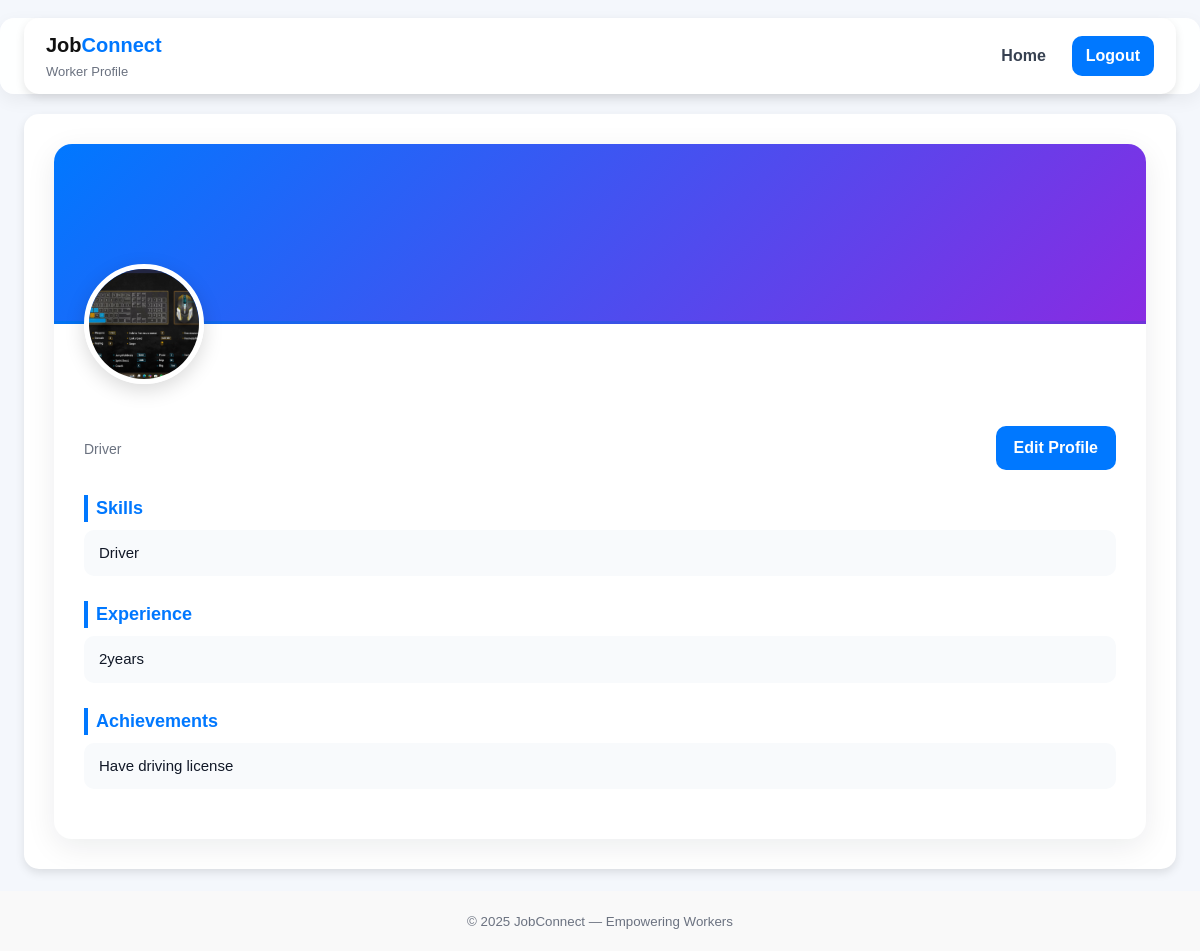
The app's page /worker_profile/5 with its own data.
### tables this page shows
CREATE TABLE worker_profiles (
    id INTEGER PRIMARY KEY AUTOINCREMENT,
    worker_id INTEGER NOT NULL,
    skills TEXT,
    experience TEXT,
    achievements TEXT,
    contact TEXT,
    resume_path TEXT,
    profile_photo TEXT,
    FOREIGN KEY (worker_id) REFERENCES users (id)
);

### app.py (the view)
@app.route('/worker_profile/<int:user_id>')
def worker_profile(user_id):
    with get_conn() as conn:
        profile = conn.execute("SELECT * FROM worker_profiles WHERE worker_id=?", (user_id,)).fetchone()
    if profile:
        return render_template('worker_profile.html', profile=profile)
    else:
        return redirect(url_for('edit_worker_profile', user_id=user_id))

### app.py (called while the page is built)
def get_conn():
    conn = sqlite3.connect(DB_PATH, timeout=10)
    conn.row_factory = sqlite3.Row
    return conn

### templates/worker_profile.html (shortened to what this page needs)
<!DOCTYPE html>
<html lang="en">
<head>
  <link rel="stylesheet" href="{{ url_for('static', filename='css/style.css') }}">
</head>
<body>
  <header class="topbar">
    <div class="container">
      <div class="brand">
        <div class="logo">Job<span>Connect</span></div>
        <div class="subtitle">Worker Profile</div>
      </div>
      <nav class="nav">
        <a href="{{ url_for('worker') }}" class="nav-link">Home</a>
        <a href="{{ url_for('logout') }}" class="nav-cta">Logout</a>
      </nav>
    </div>
  </header>
  <main class="container profile-wrapper">
    <div class="profile-box">
      <div class="profile-banner"></div>
      <div class="profile-photo-wrapper">
        {% if profile and profile['profile_photo'] %}
          <img src="{{ url_for('uploaded_profile', filename=profile['profile_photo']) }}"
               class="profile-photo">
        {% else %}
          <img src="{{ url_for('static', filename='images/user.png') }}" class="profile-photo">
        {% endif %}
      </div>
      <div class="profile-content">
        <div class="profile-header">
          <div class="info">
            <p class="tagline">
              {{ profile['skills'] if profile and profile['skills'] else 'No skills added yet' }}
            </p>
          </div>
          <a href="{{ url_for('edit_worker_profile') }}" class="btn primary">Edit Profile</a>
        </div>
        <section class="profile-section">
          <h3>Skills</h3>
          <p>{{ profile['skills'] if profile and profile['skills'] else 'Add your skills here...' }}</p>
        </section>
        <section class="profile-section">
          <h3>Experience</h3>
          <p>{{ profile['experience'] if profile and profile['experience'] else 'Add your experience...' }}</p>
        </section>
        <section class="profile-section">
          <h3>Achievements</h3>
          <p>{{ profile['achievements'] if profile and profile['achievements'] else 'Add your achievements...' }}</p>
        </section>
      </div>
    </div>
  </main>
  <footer class="footer">
    <small>© 2025 JobConnect — Empowering Workers</small>
  </footer>
</body>
</html>

### static/css/style.css (style rules this page uses)
* { margin: 0; padding: 0; box-sizing: border-box; font-family: "Poppins", sans-serif; }
body { background: #f4f7fc; color: #333; }
.container { max-width: 900px; margin: 40px auto; background: white; padding: 30px; border-radius: 15px; box-shadow: 0 4px 10px rgba(0,0,0,0.1); }
.logo { font-weight: 700; font-size: 1.5rem; }
.logo span { color: #0078ff; }
footer { text-align: center; padding: 25px; background: #f9f9f9; color: #555; margin-top: 40px; }
:root { --bg: #f4f7fc; --card: #fff; --muted: #6b7280; --accent: #0078ff; --accent-2: #1aa261; --shadow: 0 8px 30px rgba(16,24,40,0.08); --radius-lg: 14px; --radius-md: 10px; --container: 1200px; }
* { box-sizing:border-box;margin:0;padding:0 }
html,body { height:100% }
body { font-family: "Inter", "Poppins", system-ui, -apple-system, "Segoe UI", Roboto, "Helvetica Neue", Arial; background: var(--bg); color: #111827; -webkit-font-smoothing:antialiased; -moz-osx-font-smoothing:grayscale; line-height:1.5; }
.container { width: 96%; max-width: var(--container); margin: 0 auto; }
.topbar { background: rgba(255,255,255,0.9); backdrop-filter: blur(6px); border-radius: 14px; margin: 18px auto; box-shadow: 0 6px 18px rgba(2,6,23,0.06); }
.topbar .container { display:flex; align-items:center; gap:20px; padding: 12px 22px; }
.brand { display:flex;flex-direction:column;gap:2px }
.logo { font-weight:700;font-size:20px;color:#111 }
.logo span { color:var(--accent) }
.subtitle { font-size:13px;color:var(--muted) }
.nav { margin-left:auto;display:flex;gap:14px;align-items:center }
.nav-link { color:#374151;text-decoration:none;padding:8px 12px;border-radius:8px;font-weight:600 }
.nav-cta { background:var(--accent);color:#fff;padding:8px 14px;border-radius:10px;text-decoration:none;font-weight:700 }
.btn { padding:8px 12px;border-radius:10px;border:none;cursor:pointer;text-decoration:none;display:inline-flex;align-items:center;gap:8px;font-weight:700 }
.btn.primary { background:var(--accent);color:white;border-radius:10px;padding:10px 14px }
.footer { margin-top:22px;padding:18px 0;text-align:center;color:var(--muted) }
.profile-wrapper { margin-top: 20px; }
.profile-box { background: var(--card); border-radius: 18px; overflow: hidden; box-shadow: var(--shadow); padding-bottom: 30px; }
.profile-banner { height: 180px; background: linear-gradient(135deg, #0078ff, #892be2); border-bottom: 3px solid rgba(0, 0, 0, 0.05); }
.profile-photo-wrapper { position: relative; top: -60px; padding-left: 30px; }
.profile-photo { width: 120px; height: 120px; border-radius: 100px; border: 5px solid #fff; object-fit: cover; box-shadow: 0 6px 20px rgba(0,0,0,0.15); }
.profile-content { padding: 10px 30px 20px 30px; margin-top: -35px; }
.profile-header { display: flex; justify-content: space-between; align-items: center; flex-wrap: wrap; }
.tagline { color: var(--muted); font-size: 14px; margin-top: 4px; }
.profile-section { margin-top: 25px; }
.profile-section h3 { color: var(--accent); font-size: 18px; margin-bottom: 8px; border-left: 4px solid var(--accent); padding-left: 8px; }
.profile-section p { background: #f8fafc; padding: 12px 15px; border-radius: 10px; font-size: 15px; }
.btn.primary { background: var(--accent); color: #fff; padding: 10px 18px; border-radius: 10px; font-weight: 600; }

### records on screen
worker_profiles: profile_photo (picture), skills "Driver", experience "2years", achievements "Have driving license"
